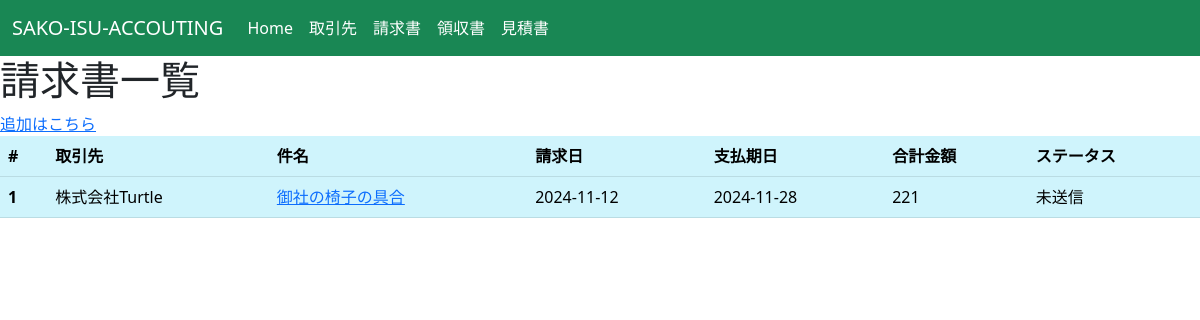
Screenshot of /claim with the database file from the repository.
### datebase.py (models this page shows)
class Claim(Model):
    business_partner = ForeignKeyField(BusinessPartner, backref='claims')
    subject = CharField()
    day = DateField()
    payment = CharField()
    amount = CharField()
    status = CharField()
    class Meta:
        database = db # This model uses the "people.db" database

class BusinessPartner(Model):
    name = CharField()
    address = CharField()
    contact = CharField()
    remarks = CharField()
    class Meta:
        database = db # This model uses the "people.db" database.

### main.py (the view)
@app.route("/claim")
def claim():
  claim = Claim.select()
  return render_template("claim.html" , claim = claim)

### templates/claim.html (shortened to what this page needs)
<!DOCTYPE html>
<html lang="en">
<head>
  <link href="https://cdn.jsdelivr.net/npm/bootstrap@5.3.0/dist/css/bootstrap.min.css" rel="stylesheet">
</head>
<body>
  <nav class="navbar navbar-expand-lg bg-success">
    <div class="container-fluid">
      <a class="navbar-brand text-white" href="#">SAKO-ISU-ACCOUTING</a>
      <div class="collapse navbar-collapse" id="navbarSupportedContent">
        <ul class="navbar-nav me-auto mb-2 mb-lg-0">
          <li class="nav-item">
            <a class="nav-link active text-white" aria-current="page" href="/top">Home</a>
          </li>
          <li class="nav-item">
            <a class="nav-link text-white" href="/business_partner">取引先</a>
          </li>
          <li class="nav-item">
            <a class="nav-link text-white" href="/claim">請求書</a>
          </li>
          <li class="nav-item">
            <a class="nav-link text-white" href="/receipt">領収書</a>
          </li>
          <li class="nav-item">
            <a class="nav-link text-white" href="/quotation">見積書</a>
          </li>
        </ul>
      </div>
    </div>
  </nav>
  <h1>請求書一覧</h1>
  <a href="/claim_create"">
    追加はこちら
  </a>
  <table class="table table-info">
    <thead>
      <tr>
        <th scope="col">#</th>
         <th scope="col">取引先</th>
        <th scope="col">件名</th>
        <th scope="col">請求日</th>
        <th scope="col">支払期日</th>
        <th scope="col">合計金額</th>
        <th scope="col">ステータス</th>
      </tr>
    </thead>
    <tbody>
      {% for claim in claim %}
      <tr>
        <th scope="row">{{claim.id}}</th>
        <td>{{ claim.business_partner.name }}</td>
        <td>
           <a href="/claim_edit"> {{ claim.subject }}</a>
          </td>
        <td>{{ claim.day}}</td>
        <td>{{ claim.payment }}</td>
        <td>{{ claim.amount }}</td>
        <td>{{ claim.status }}</td>
      </tr>
      {% endfor %}
    </tbody>
  </table>
</body>
</html>

### rows the page displays
Claim: id "1", business_partner.name "株式会社Turtle", subject "御社の椅子の具合", day "2024-11-12", payment "2024-11-28", amount "221", status "未送信"
